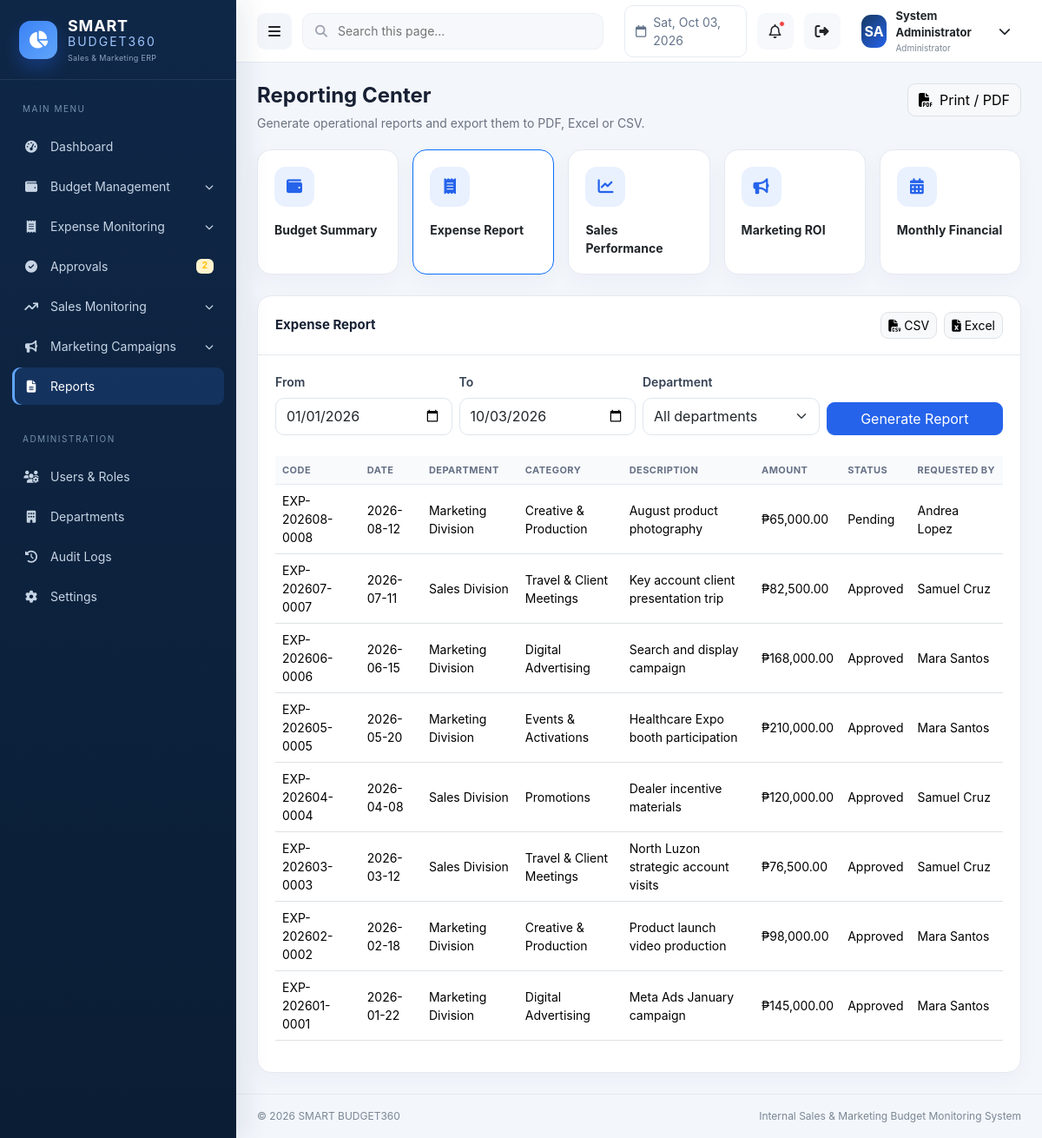
Page /reports/index.php?type=expense&from=2026-01-01&to=2026-10-03 (signed in) on the committed database.
### tables this page shows
CREATE TABLE expenses (
  id INT UNSIGNED AUTO_INCREMENT PRIMARY KEY,
  expense_code VARCHAR(30) NOT NULL UNIQUE,
  expense_date DATE NOT NULL,
  department_id INT UNSIGNED NOT NULL,
  category_id INT UNSIGNED NOT NULL,
  description VARCHAR(500) NOT NULL,
  amount DECIMAL(15,2) NOT NULL DEFAULT 0,
  requested_by INT UNSIGNED NOT NULL,
  status ENUM('Pending','Approved','Rejected') NOT NULL DEFAULT 'Pending',
  created_at TIMESTAMP DEFAULT CURRENT_TIMESTAMP,
  updated_at TIMESTAMP DEFAULT CURRENT_TIMESTAMP ON UPDATE CURRENT_TIMESTAMP,
  CONSTRAINT fk_expense_department FOREIGN KEY (department_id) REFERENCES departments(id),
  CONSTRAINT fk_expense_category FOREIGN KEY (category_id) REFERENCES budget_categories(id),
  CONSTRAINT fk_expense_requester FOREIGN KEY (requested_by) REFERENCES users(id),
  INDEX idx_expense_date_status (expense_date,status), INDEX idx_expense_department (department_id)
);

CREATE TABLE departments (
  id INT UNSIGNED AUTO_INCREMENT PRIMARY KEY,
  name VARCHAR(120) NOT NULL UNIQUE,
  code VARCHAR(20) NOT NULL UNIQUE,
  is_active TINYINT(1) NOT NULL DEFAULT 1,
  created_at TIMESTAMP DEFAULT CURRENT_TIMESTAMP,
  updated_at TIMESTAMP DEFAULT CURRENT_TIMESTAMP ON UPDATE CURRENT_TIMESTAMP
);

CREATE TABLE budget_categories (
  id INT UNSIGNED AUTO_INCREMENT PRIMARY KEY,
  name VARCHAR(120) NOT NULL UNIQUE,
  description VARCHAR(255) NULL,
  is_active TINYINT(1) NOT NULL DEFAULT 1,
  created_at TIMESTAMP DEFAULT CURRENT_TIMESTAMP
);

### includes/functions.php (called while the page is built, shortened)
<?php
function e(?string $value): string
{
    return htmlspecialchars((string)$value, ENT_QUOTES, 'UTF-8');
}
function url(string $path = ''): string
{
    return BASE_URL . ($path ? '/' . ltrim($path, '/') : '');
}
function money(float|int|string|null $amount): string
{
    return APP_CURRENCY_SYMBOL . number_format((float)$amount, 2);
}

### includes/reporting.php (called while the page is built, shortened)
<?php
function build_report(string $type, string $from, string $to, int $departmentId = 0): array
{
    $pdo = db();
    switch ($type) {
        case 'expense':
            $sql = "SELECT e.expense_code Code,e.expense_date Date,d.name Department,c.name Category,e.description Description,e.amount Amount,e.status Status,CONCAT(u.first_name,' ',u.last_name) 'Requested By' FROM expenses e JOIN departments d ON d.id=e.department_id JOIN budget_categories c ON c.id=e.category_id JOIN users u ON u.id=e.requested_by WHERE e.expense_date BETWEEN ? AND ?";
            $params = [$from,$to];
            $sql .= ' ORDER BY e.expense_date DESC';
            $s=$pdo->prepare($sql);$s->execute($params);
            return ['title'=>'Expense Report','rows'=>$s->fetchAll()];
    }
}

### reports/index.php (the view)
<?php
require_once dirname(__DIR__).'/includes/bootstrap.php';require_module('reports');require_once ROOT_PATH.'/includes/reporting.php';$pageTitle='Reporting Center';$activeMenu='reports';$type=$_GET['type']??'budget';$from=$_GET['from']??date('Y-01-01');$to=$_GET['to']??date('Y-m-d');$dept=(int)($_GET['department_id']??0);$valid=['budget','expense','sales','marketing','monthly'];if(!in_array($type,$valid,true))$type='budget';$report=build_report($type,$from,$to,$dept);$rows=$report['rows'];$headers=$rows?array_keys($rows[0]):[];require ROOT_PATH.'/includes/header.php';?>
<div class="page-head"><div><h1>Reporting Center</h1><p>Generate operational reports and export them to PDF, Excel or CSV.</p></div><button class="btn btn-light border no-print" onclick="window.print()"><i class="fa-solid fa-file-pdf me-2"></i>Print / PDF</button></div>
<div class="row g-3 mb-4 no-print"><?php $cards=['budget'=>['Budget Summary','fa-wallet'],'expense'=>['Expense Report','fa-receipt'],'sales'=>['Sales Performance','fa-chart-line'],'marketing'=>['Marketing ROI','fa-bullhorn'],'monthly'=>['Monthly Financial','fa-calendar-days']];foreach($cards as $k=>$v):?><div class="col-6 col-md"><a class="text-decoration-none" href="<?=e(url('reports/index.php?type='.$k.'&from='.$from.'&to='.$to))?>"><div class="kpi-card <?=$type===$k?'border-primary':''?>"><div class="kpi-icon blue mb-3"><i class="fa-solid <?=$v[1]?>"></i></div><strong class="text-dark"><?=e($v[0])?></strong></div></a></div><?php endforeach;?></div>
<div class="card-panel"><div class="card-head"><h2 class="section-title"><?=e($report['title'])?></h2><div class="d-flex gap-2 no-print"><a class="btn btn-sm btn-light border" href="<?=e(url('reports/export.php?format=csv&type='.$type.'&from='.$from.'&to='.$to.'&department_id='.$dept))?>"><i class="fa-solid fa-file-csv me-1"></i>CSV</a><a class="btn btn-sm btn-light border" href="<?=e(url('reports/export.php?format=excel&type='.$type.'&from='.$from.'&to='.$to.'&department_id='.$dept))?>"><i class="fa-solid fa-file-excel me-1"></i>Excel</a></div></div><div class="card-body"><form class="row g-2 align-items-end mb-4 no-print"><input type="hidden" name="type" value="<?=e($type)?>"><div class="col-md-3"><label class="form-label">From</label><input class="form-control" type="date" name="from" value="<?=e($from)?>"></div><div class="col-md-3"><label class="form-label">To</label><input class="form-control" type="date" name="to" value="<?=e($to)?>"></div><div class="col-md-3"><label class="form-label">Department</label><select class="form-select" name="department_id"><option value="0">All departments</option><?php foreach(departments() as $d):?><option value="<?=$d['id']?>" <?=$dept===$d['id']?'selected':''?>><?=e($d['name'])?></option><?php endforeach;?></select></div><div class="col-md-3"><button class="btn btn-primary w-100">Generate Report</button></div></form><div class="table-responsive"><table class="table data-table"><thead><tr><?php foreach($headers as $h):?><th><?=e($h)?></th><?php endforeach;?></tr></thead><tbody><?php foreach($rows as $r):?><tr><?php foreach($r as $key=>$v):?><td><?php if(is_numeric($v)&&preg_match('/Amount|Budget|Expenses|Sales|Spending|Balance|Target/i',$key)):?><?=money($v)?><?php elseif(str_contains($key,'%')):?><?=number_format((float)$v,2)?>%<?php else:?><?=e((string)$v)?><?php endif;?></td><?php endforeach;?></tr><?php endforeach;?></tbody></table></div></div></div>
<?php require ROOT_PATH.'/includes/footer.php';?>

### assets/css/app.css (style rules this page uses)
:root { --navy:#0f2747;--navy2:#173961;--royal:#2563eb;--green:#16a34a;--orange:#f59e0b;--purple:#7c3aed; --surface:#ffffff;--bg:#f3f6fb;--text:#172033;--muted:#6b7280;--border:#e5eaf1;--sidebar:272px;--topbar:72px; }
* { box-sizing:border-box }
body { margin:0;background:var(--bg);color:var(--text);font-family:Inter,Segoe UI,Arial,sans-serif;font-size:14px }
.page-head { display:flex;align-items:flex-start;justify-content:space-between;gap:16px;margin-bottom:20px }
.page-head h1 { font-size:24px;font-weight:750;margin:0 }
.page-head p { margin:6px 0 0;color:var(--muted) }
.card-panel { background:#fff;border:1px solid var(--border);border-radius:16px;box-shadow:0 8px 24px rgba(15,39,71,.035) }
.card-panel .card-head { padding:18px 20px;border-bottom:1px solid var(--border);display:flex;align-items:center;justify-content:space-between }
.card-panel .card-body { padding:20px }
.kpi-card { background:#fff;border:1px solid var(--border);border-radius:16px;padding:19px;box-shadow:0 8px 24px rgba(15,39,71,.035);height:100% }
.kpi-icon { width:46px;height:46px;border-radius:13px;display:grid;place-items:center;font-size:18px }
.kpi-icon.blue { background:#e9f1ff;color:#2563eb }
.table { --bs-table-bg:transparent }
.table thead th { font-size:11px;text-transform:uppercase;letter-spacing:.45px;color:#667085;background:#f8fafc;border-bottom:1px solid var(--border);white-space:nowrap }
.table td { vertical-align:middle }
.form-label { font-weight:600;color:#344054 }
.form-control,.form-select { border-color:#dfe5ec;min-height:43px;border-radius:10px }
.btn { border-radius:9px }
.btn-primary { background:#2563eb;border-color:#2563eb }
.section-title { font-size:15px;font-weight:700;margin:0 }

### rows in the picture
expenses: expense_code "EXP-202608-0008", expense_date "2026-08-12", department.name "Marketing Division", category.name "Creative & Production", description "August product photography", amount "₱65,000.00", status "Pending", v "Andrea Lopez"
expenses: expense_code "EXP-202607-0007", expense_date "2026-07-11", department.name "Sales Division", category.name "Travel & Client Meetings", description "Key account client presentation trip", amount "₱82,500.00", status "Approved", v "Samuel Cruz"
expenses: expense_code "EXP-202606-0006", expense_date "2026-06-15", department.name "Marketing Division", category.name "Digital Advertising", description "Search and display campaign", amount "₱168,000.00", status "Approved", v "Mara Santos"
expenses: expense_code "EXP-202605-0005", expense_date "2026-05-20", department.name "Marketing Division", category.name "Events & Activations", description "Healthcare Expo booth participation", amount "₱210,000.00", status "Approved", v "Mara Santos"
expenses: expense_code "EXP-202604-0004", expense_date "2026-04-08", department.name "Sales Division", category.name "Promotions", description "Dealer incentive materials", amount "₱120,000.00", status "Approved", v "Samuel Cruz"
expenses: expense_code "EXP-202603-0003", expense_date "2026-03-12", department.name "Sales Division", category.name "Travel & Client Meetings", description "North Luzon strategic account visits", amount "₱76,500.00", status "Approved", v "Samuel Cruz"
expenses: expense_code "EXP-202602-0002", expense_date "2026-02-18", department.name "Marketing Division", category.name "Creative & Production", description "Product launch video production", amount "₱98,000.00", status "Approved", v "Mara Santos"
expenses: expense_code "EXP-202601-0001", expense_date "2026-01-22", department.name "Marketing Division", category.name "Digital Advertising", description "Meta Ads January campaign", amount "₱145,000.00", status "Approved", v "Mara Santos"

### other values in the picture
$pendingApprovalCount "2"
role_name() "Administrator"
$v[0] "Budget Summary"
$v[0] "Expense Report"
$v[0] "Sales Performance"
$v[0] "Marketing ROI"
$v[0] "Monthly Financial"
$report['title'] "Expense Report"
$h "CODE"
$h "DATE"
$h "DEPARTMENT"
$h "CATEGORY"
$h "DESCRIPTION"
$h "AMOUNT"
$h "STATUS"
